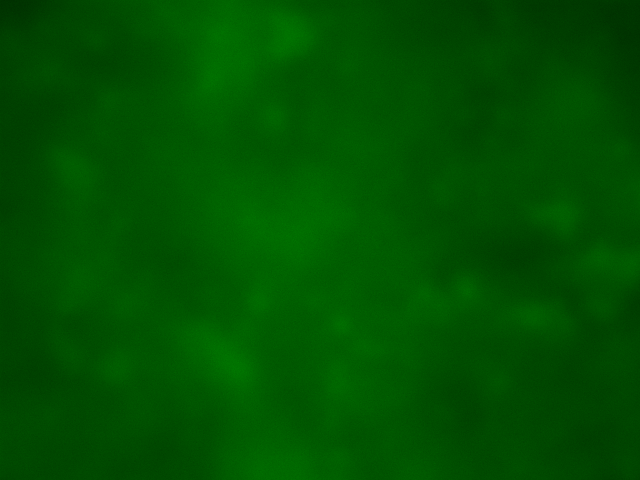
#> input picture data/raw_data_reorganized_new/biofilm/biofilm_DNaseI_07-08-2025_8.tif, 640 x 480 px; its folder holds 3 pictures in this run
$ python test_data_display.py
#> lines starting #> are read from the running program, lines starting #| are printed output that depends on the picture
"""
Display biofilm images alongside their preprocessed+thresholded versions.

This script loads biofilm images, pairs them by key (treatment_date_xy) with
release for pairing consistency, and displays: left = raw biofilm, right = same
biofilm after preprocessing and thresholding (for comparison).
"""

import sys
from pathlib import Path

# Add src to path for imports
sys.path.insert(0, str(Path(__file__).parent / "src"))

import cv2
import numpy as np
import matplotlib.pyplot as plt
from collections import defaultdict

from data_pipeline.biofilm_preprocess import (
    preprocess_biofilm,
    threshold_image,
)


def load_images_with_names(root):
    """
    Load all .tif images from a directory and return them with their filenames.

    Args:
        root: Path to directory containing images.

    Returns:
        List of tuples: (filename_stem, image_array)
    """
    root_path = Path(root)
    paths = sorted(root_path.glob("*.tif"), key=lambda p: p.name.casefold())

    images = []
    for p in paths:
        img = cv2.imread(str(p), cv2.IMREAD_UNCHANGED)
#> img is the input picture: shape (480, 640, 3); mean B, G, R 0, 81.3, 0
        if img is not None:
            images.append((p.stem, img))
        else:
            print(f"Warning: Could not load {p}")

    return images


def extract_key(filename, prefix):
    """
    Extract the identifying key from a filename by removing the prefix.

    Example:
        'biofilm_DNaseI_06-08-2025_7' -> 'DNaseI_06-08-2025_7'
        'release_DNaseI_06-08-2025_7' -> 'DNaseI_06-08-2025_7'

    Args:
        filename: The filename stem (without extension).
        prefix: The prefix to remove ('biofilm_' or 'release_').

    Returns:
        The key identifying this image pair.
    """
    if filename.startswith(prefix):
        return filename[len(prefix):]
    return filename


def display_all_pairs(
    data_root,
    pairs_per_row=4,
    max_rows_per_page=4,
    figsize_per_pair=(4, 2),
):
    """
    Display all biofilm/release pairs in a grid.

    Args:
        data_root: Path to the data directory containing 'biofilm' and 'release' folders.
        pairs_per_row: Number of pairs to display per row.
        figsize_per_pair: (width, height) in inches for each pair.
    """
    data_path = Path(data_root)
    biofilm_dir = data_path / "biofilm"
    release_dir = data_path / "release"

    if not biofilm_dir.exists():
        print(f"Error: Biofilm directory not found: {biofilm_dir}")
        return
    if not release_dir.exists():
        print(f"Error: Release directory not found: {release_dir}")
        return

    # Load images
    print("Loading biofilm images...")
    biofilm_images = load_images_with_names(biofilm_dir)
#> biofilm_images = 3 items
    print(f"  Loaded {len(biofilm_images)} biofilm images")
#|   Loaded 3 biofilm images

    print("Loading release image names (for pairing only)...")
    release_images = load_images_with_names(release_dir)
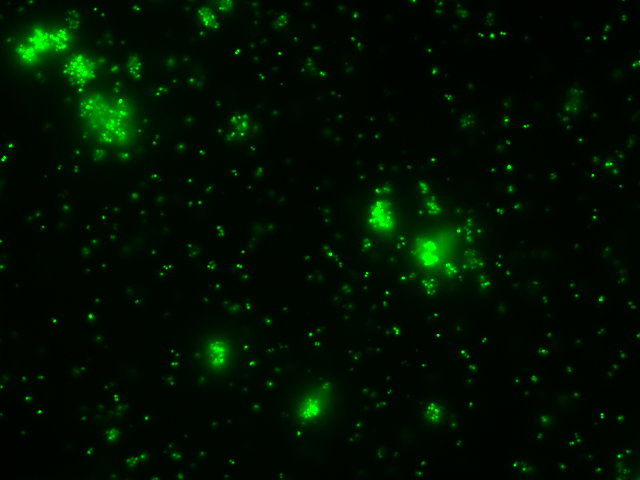
#> input picture data/raw_data_reorganized_new/release/release_DNaseI_06-13-2025_2.tif, 640 x 480 px
#> in load_images_with_names, img is the input picture: shape (480, 640, 3); mean B, G, R 0, 16, 0
#> release_images = 1 item
    print(f"  Loaded {len(release_images)} release images")
#|   Loaded 1 release images

    # Create dictionaries keyed by the identifying part
    biofilm_dict = {extract_key(name, "biofilm_"): img for name, img in biofilm_images}
#> biofilm_dict = 3 items
    release_dict = {extract_key(name, "release_"): img for name, img in release_images}
#> release_dict = 1 item

    THRESHOLD_METHODS = ("iterative", "adaptive", "otsu")

    # Find all keys and identify matches/mismatches
    all_keys = sorted(set(biofilm_dict.keys()) | set(release_dict.keys()))
#> all_keys = ['DNaseI_06-13-2025_2', 'DNaseI_07-08-2025_8', 'NaIO4_06-12-2025_8', 'NaIO4_07-08-2025_4']

    paired_keys = []
    biofilm_only = []
    release_only = []

    for key in all_keys:
        has_biofilm = key in biofilm_dict
        has_release = key in release_dict

        if has_biofilm and has_release:
            paired_keys.append(key)
        elif has_biofilm:
            biofilm_only.append(key)
        else:
            release_only.append(key)
#> this loop made 4 passes
#> (key, has_biofilm, has_release) on passes 1 to 4: ('DNaseI_06-13-2025_2', False, True), ('DNaseI_07-08-2025_8', True, False), ('NaIO4_06-12-2025_8', True, False), ('NaIO4_07-08-2025_4', True, False)
#> after the loop, biofilm_only = ['DNaseI_07-08-2025_8', 'NaIO4_06-12-2025_8', 'NaIO4_07-08-2025_4']; paired_keys = []; release_only = ['DNaseI_06-13-2025_2']

    # Report statistics
    print(f"\n=== Pairing Statistics ===")
    print(f"Complete pairs: {len(paired_keys)}")
#| Complete pairs: 0
    print(f"Biofilm only (missing release): {len(biofilm_only)}")
#| Biofilm only (missing release): 3
    print(f"Release only (missing biofilm): {len(release_only)}")
#| Release only (missing biofilm): 1

    if biofilm_only:
        print(f"\nBiofilm images missing release pair:")
        for key in biofilm_only[:10]:  # Show first 10
            print(f"  - {key}")
#> this loop made 3 passes
#|   - DNaseI_07-08-2025_8
#|   - NaIO4_06-12-2025_8
#|   - NaIO4_07-08-2025_4
        if len(biofilm_only) > 10:
            print(f"  ... and {len(biofilm_only) - 10} more")

    if release_only:
        print(f"\nRelease images missing biofilm pair:")
        for key in release_only[:10]:  # Show first 10
            print(f"  - {key}")
#> this loop made 1 pass
#|   - DNaseI_06-13-2025_2
        if len(release_only) > 10:
            print(f"  ... and {len(release_only) - 10} more")

    if not paired_keys:
        print("\nNo complete pairs found! Check your data directory.")
        return

    # Paginate the display so each figure fits on screen
    num_pairs = len(paired_keys)
    max_pairs_per_page = pairs_per_row * max_rows_per_page
    num_pages = (num_pairs + max_pairs_per_page - 1) // max_pairs_per_page

    print(
        f"\n=== Displaying {num_pairs} pairs "
        f"over {num_pages} page(s), up to {max_pairs_per_page} pairs per page ==="
    )
    print("Close each figure window to advance to the next page.\n")

    for page_idx in range(num_pages):
        start = page_idx * max_pairs_per_page
        end = min(start + max_pairs_per_page, num_pairs)
        page_keys = paired_keys[start:end]

        page_pairs = len(page_keys)
        num_rows = (page_pairs + pairs_per_row - 1) // pairs_per_row
        # Columns: raw + iterative + adaptive + otsu
        num_cols = pairs_per_row * 4

        fig_width = figsize_per_pair[0] * num_cols
        fig_height = figsize_per_pair[1] * num_rows

        print(
            f"Page {page_idx + 1}/{num_pages}: "
            f"showing pairs {start + 1}–{end} "
            f"in {num_rows} row(s), figure size "
            f"{fig_width:.1f} x {fig_height:.1f} inches"
        )

        fig, axes = plt.subplots(
            num_rows, num_cols, figsize=(fig_width, fig_height)
        )

        if num_rows == 1:
            axes = axes.reshape(1, -1)

        for ax in axes.flat:
            ax.axis("off")

        for i, key in enumerate(page_keys):
            row = i // pairs_per_row
            col_offset = (i % pairs_per_row) * 4

            biofilm_img = biofilm_dict[key]

            if biofilm_img.ndim == 3 and biofilm_img.shape[2] >= 3:
                biofilm_display = cv2.cvtColor(
                    biofilm_img, cv2.COLOR_BGR2RGB
                )
            else:
                biofilm_display = biofilm_img

            preprocessed = preprocess_biofilm(biofilm_img)

            # Raw biofilm
            axes[row, col_offset].imshow(biofilm_display)
            axes[row, col_offset].set_title(f"Raw: {key}", fontsize=6)

            # Iterative, adaptive, Otsu
            for j, method in enumerate(THRESHOLD_METHODS):
                result = threshold_image(preprocessed, threshold_method=method)
                if isinstance(result, np.ndarray):
                    processed_display = result
                else:
                    processed_display = (
                        (preprocessed > result).astype(np.uint8) * 255
                    )
                axes[row, col_offset + 1 + j].imshow(
                    processed_display, cmap="gray"
                )
                axes[row, col_offset + 1 + j].set_title(
                    f"{method}: {key}", fontsize=6
                )

        plt.suptitle(
            f"Biofilm: Raw vs Iterative / Adaptive / Otsu thresholding\n"
            f"Page {page_idx + 1}/{num_pages} "
            f"({start + 1}–{end} of {num_pairs} pairs)",
            fontsize=10,
            y=1.02,
        )
        plt.tight_layout()
        plt.show()


def display_unpaired_images(data_root, images_per_row=6, figsize_per_image=(2, 2)):
    """
    Display any unpaired images (biofilm without release or vice versa).

    Args:
        data_root: Path to the data directory.
        images_per_row: Number of images per row.
        figsize_per_image: (width, height) in inches for each image.
    """
#> called with images_per_row = 6, figsize_per_image = (2, 2)
    data_path = Path(data_root)
    biofilm_dir = data_path / "biofilm"
    release_dir = data_path / "release"

    # Load images
    biofilm_images = load_images_with_names(biofilm_dir)
#> biofilm_images = 3 items
    release_images = load_images_with_names(release_dir)
#> release_images = 1 item

    # Create dictionaries
    biofilm_dict = {extract_key(name, "biofilm_"): (name, img) for name, img in biofilm_images}
#> biofilm_dict = 3 items
    release_dict = {extract_key(name, "release_"): (name, img) for name, img in release_images}
#> release_dict = 1 item

    # Find unpaired
    biofilm_only = [(key, biofilm_dict[key]) for key in biofilm_dict if key not in release_dict]
#> biofilm_only = 3 items
    release_only = [(key, release_dict[key]) for key in release_dict if key not in biofilm_dict]
#> release_only = 1 item

    # Display biofilm-only images
    if biofilm_only:
        print(f"\n=== Displaying {len(biofilm_only)} unpaired BIOFILM images ===")
#| === Displaying 3 unpaired BIOFILM images ===
        _display_image_grid(
            [(name, img) for key, (name, img) in biofilm_only],
            title="Unpaired Biofilm Images (Missing Release)",
            images_per_row=images_per_row,
            figsize_per_image=figsize_per_image
        )

    # Display release-only images
    if release_only:
        print(f"\n=== Displaying {len(release_only)} unpaired RELEASE images ===")
        _display_image_grid(
            [(name, img) for key, (name, img) in release_only],
            title="Unpaired Release Images (Missing Biofilm)",
            images_per_row=images_per_row,
            figsize_per_image=figsize_per_image
        )

    if not biofilm_only and not release_only:
        print("\nAll images are properly paired!")


def _display_image_grid(images, title, images_per_row=6, figsize_per_image=(2, 2)):
    """Helper to display a grid of images."""
#> called with images_per_row = 6, figsize_per_image = (2, 2)
    num_images = len(images)
    num_rows = (num_images + images_per_row - 1) // images_per_row

    fig_width = figsize_per_image[0] * images_per_row
    fig_height = figsize_per_image[1] * num_rows

    fig, axes = plt.subplots(num_rows, images_per_row, figsize=(fig_width, fig_height))

    if num_rows == 1 and images_per_row == 1:
        axes = np.array([[axes]])
    elif num_rows == 1:
        axes = axes.reshape(1, -1)
    elif images_per_row == 1:
        axes = axes.reshape(-1, 1)

    for ax in axes.flat:
        ax.axis("off")

    for i, (name, img) in enumerate(images):
        row = i // images_per_row
        col = i % images_per_row

        if img.ndim == 3 and img.shape[2] >= 3:
            display_img = cv2.cvtColor(img, cv2.COLOR_BGR2RGB)
        else:
            display_img = img

        axes[row, col].imshow(display_img)
        axes[row, col].set_title(name, fontsize=5)

    plt.suptitle(title, fontsize=10)
    plt.tight_layout()
    plt.show()
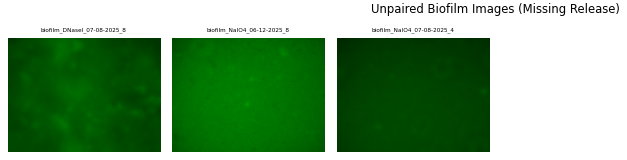
#> figure drawn by matplotlib, 3 panels


if __name__ == "__main__":
    # Default data path
    data_root = Path(__file__).parent / "data" / "raw_data_reorganized_new"

    print(f"Data directory: {data_root}")
    print("=" * 60)

    # Display all paired images in manageable pages
    display_all_pairs(
        data_root,
        pairs_per_row=4,
        max_rows_per_page=4,
        figsize_per_pair=(3, 2),
    )

    # Optionally display unpaired images
    display_unpaired_images(data_root)
#| === Displaying 1 unpaired RELEASE images ===
